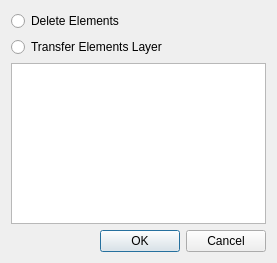
<?xml version="1.0" encoding="UTF-8"?>
<ui version="4.0">
 <class>DeleteElement</class>
 <widget class="QDialog" name="DeleteElement">
  <property name="geometry">
   <rect>
    <x>0</x>
    <y>0</y>
    <width>277</width>
    <height>263</height>
   </rect>
  </property>
  <property name="windowTitle">
   <string>Delete Element</string>
  </property>
  <property name="sizeGripEnabled">
   <bool>false</bool>
  </property>
  <property name="modal">
   <bool>true</bool>
  </property>
  <layout class="QVBoxLayout" name="verticalLayout">
   <item>
    <widget class="QRadioButton" name="Delete">
     <property name="text">
      <string>Delete Elements</string>
     </property>
    </widget>
   </item>
   <item>
    <widget class="QRadioButton" name="Transfer">
     <property name="text">
      <string>Transfer Elements Layer</string>
     </property>
    </widget>
   </item>
   <item>
    <widget class="QListWidget" name="LayerList"/>
   </item>
   <item>
    <widget class="QDialogButtonBox" name="Result">
     <property name="orientation">
      <enum>Qt::Horizontal</enum>
     </property>
     <property name="standardButtons">
      <set>QDialogButtonBox::Cancel|QDialogButtonBox::Ok</set>
     </property>
     <property name="centerButtons">
      <bool>false</bool>
     </property>
    </widget>
   </item>
  </layout>
 </widget>
 <resources/>
 <connections>
  <connection>
   <sender>Result</sender>
   <signal>accepted()</signal>
   <receiver>DeleteElement</receiver>
   <slot>accept()</slot>
   <hints>
    <hint type="sourcelabel">
     <x>248</x>
     <y>254</y>
    </hint>
    <hint type="destinationlabel">
     <x>157</x>
     <y>274</y>
    </hint>
   </hints>
  </connection>
  <connection>
   <sender>Result</sender>
   <signal>rejected()</signal>
   <receiver>DeleteElement</receiver>
   <slot>reject()</slot>
   <hints>
    <hint type="sourcelabel">
     <x>316</x>
     <y>260</y>
    </hint>
    <hint type="destinationlabel">
     <x>286</x>
     <y>274</y>
    </hint>
   </hints>
  </connection>
 </connections>
</ui>
